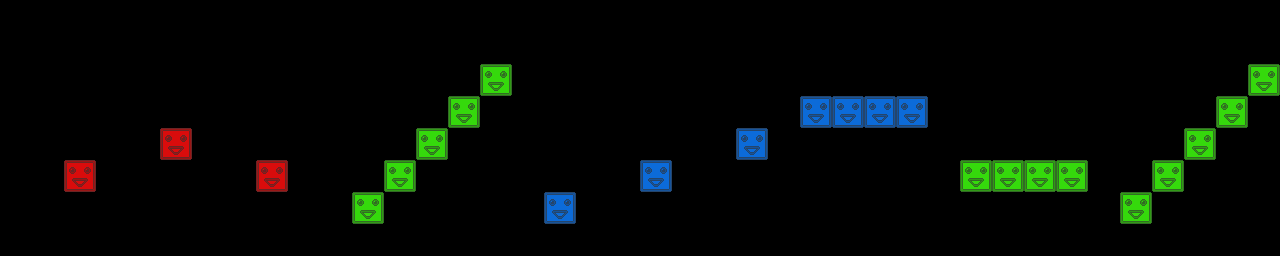

Tiled map render using the project's own tile images. Description and the map definition, with tile-layer contents summarised, below:
An orthogonal 40x8 tile map with 32x32 px tiles, 3 tile layers (red, green, blue) and 11 objects.

<map version="1.0" orientation="orthogonal" width="40" height="8" tilewidth="32" tileheight="32">
 <tileset firstgid="1" name="blocks" tilewidth="32" tileheight="32">
  <image source="blocks.png" width="96" height="32" />
 </tileset>
 <layer name="red" width="40" height="8">
  <data>[320 cells, 3 non-empty, 1 distinct tile ids]</data>
 </layer>
 <layer name="green" width="40" height="8">
  <data>[320 cells, 14 non-empty, 1 distinct tile ids]</data>
 </layer>
 <layer name="blue" width="40" height="8">
  <data>[320 cells, 7 non-empty, 1 distinct tile ids]</data>
 </layer>
 <objectgroup name="crystals" width="40" height="8">
  <object x="867" y="67">
   <ellipse />
  </object>
  <object x="497" y="51">
   <ellipse />
  </object>
  <object x="465" y="79">
   <ellipse />
  </object>
  <object x="177" y="113">
   <ellipse />
  </object>
  <object x="270" y="145">
   <ellipse />
  </object>
  <object x="562" y="176">
   <ellipse />
  </object>
  <object x="1024" y="145">
   <ellipse />
  </object>
  <object x="1201" y="114">
   <ellipse />
  </object>
  <object x="752" y="113">
   <ellipse />
  </object>
 </objectgroup>
 <objectgroup name="spikes" width="40" height="8">
  <object x="319" y="205">
   <ellipse />
  </object>
  <object x="944" y="143">
   <ellipse />
  </object>
 </objectgroup>
</map>
